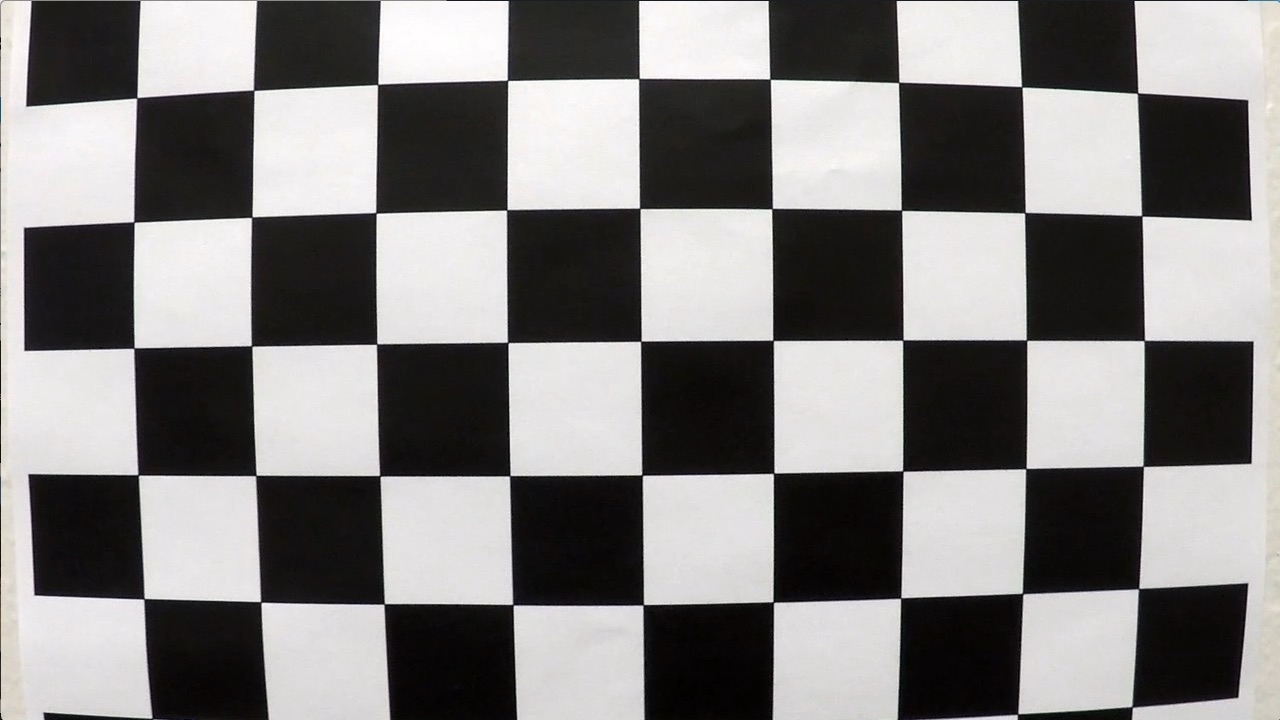
#> input picture camera_cal/calibration1.jpg, 1280 x 720 px; its folder holds only this picture in this run
$ jupyter execute --allow-errors P4_advanced_lane_detection.ipynb   (shell and % lines are left out)   (older library calls are emulated)
#> lines starting #> are read from the running program, lines starting #| are printed output that depends on the picture; after the words box and inside, x2 and y2 are one past the last pixel; in counts of white or black regions, pixels touching at a corner belong together
# Project 4:. Advanced lane detection

The goals / steps of this project are the following:

* Compute the camera calibration matrix and distortion coefficients given a set of chessboard images.
* Apply a distortion correction to raw images.
* Use color transforms, gradients, etc., to create a thresholded binary image.
* Apply a perspective transform to rectify binary image ("birds-eye view").
* Detect lane pixels and fit to find the lane boundary.
* Determine the curvature of the lane and vehicle position with respect to center.
* Warp the detected lane boundaries back onto the original image.
* Output visual display of the lane boundaries and numerical estimation of lane curvature and vehicle position.

## 1. Camera calibration
The calibration implies computing the parameters to correct the camera lens distortion. First, multiple images of a well know, plane image, typically a chessboard-like image, are taken from multiple angles. This images allow the distortion correction algorithm to detect the correct parameters for distortion correction.

[cell 1]
# Load calibration images. Show some examples (4 is ok)
# Save mtx and dist
import numpy as np
import cv2
import glob
import matplotlib.pyplot as plt

rows = 6
cols = 9

# prepare object points, like (0,0,0), (1,0,0), (2,0,0) ....,(6,5,0)
objp = np.zeros((rows*cols,3), np.float32)
objp[:,:2] = np.mgrid[0:cols, 0:rows].T.reshape(-1,2)

# Arrays to store object points and image points from all the images.
objpoints = [] # 3d points in real world space
imgpoints = [] # 2d points in image plane.

# Make a list of calibration images
images = glob.glob('camera_cal/calibration*.jpg')

# Step through the list and search for chessboard corners
for idx, fname in enumerate(images):
    img = cv2.imread(fname)
#> img is the input picture: shape (720, 1280, 3); mean B, G, R 127.8, 128.4, 130.1
    gray = cv2.cvtColor(img, cv2.COLOR_BGR2GRAY)

    # Find the chessboard corners
    ret, corners = cv2.findChessboardCorners(gray, (cols,rows), None)
#> ret = False; corners = None

    # If found, add object points, image points
    if ret == True:
        objpoints.append(objp)
        imgpoints.append(corners)

        # Draw and display the corners
        cv2.drawChessboardCorners(img, (cols,rows), corners, ret)
        #write_name = 'corners_found'+str(idx)+'.jpg'
        #cv2.imwrite(write_name, img)
        cv2.imshow('img', img)
        cv2.waitKey(500)

cv2.destroyAllWindows()

[cell 2]
# Save calibration parameters

import pickle

# Test undistortion on an image
img = cv2.imread('camera_cal/calibration3.jpg')
#> (the rest of this cell did not finish here and is left out)

## 2. Unwarp Image
Generally, camera sensors are positioned perpendicular to the road in autonomous vehicle setups. However, it is more useful to have a **bird eye** view, as if the camera were located over the road, with its sensor parallel to it. Unwarping the image implies the computation of the transformation matrix that can translate any image taken from the camera to the desired perspective, in this case, the mentioned "bird-eye" view.

For the unwarping operation, two images are required: a well known shape as taken from the camera (undistorted), and at least four coordinates of the last image in the unwarped domain.

[cell 3]
# Load original images, and unwarped coordinates
# Detect points in the original images
# Compute the transformation Matrix M, and its inverse Minv
# Save M and Minv

import pickle
import cv2
import numpy as np
import matplotlib.pyplot as plt
import matplotlib.image as mpimg

# Calibrate perspective transformation
# Four points on test image. Hand picked from testimage1.jpg
correction = 0
points_orig = np.float32([[(200, 720), (575+correction, 457), (715-correction,457), (1150, 720)]])
points_world = np.float32([[(440, 720), (440, 0), (950, 0), (950, 720)]])

M = cv2.getPerspectiveTransform(points_orig, points_world)
Minv = cv2.getPerspectiveTransform(points_world, points_orig)

perspective_pickle = {}
perspective_pickle["M"] = M
perspective_pickle["Minv"] = Minv
pickle.dump( perspective_pickle, open( "camera_cal/perspective.p", "wb" ) )
print("Saved perspective transformation matrices in: camera_cal/perspective.p" )

def birdEye(img, mtx, dist,M):

    dst = cv2.undistort(img, mtx, dist, None, mtx)

    img_size = (dst.shape[1], dst.shape[0])

    rectified = cv2.warpPerspective(dst, M, img_size, flags=cv2.INTER_LINEAR)

    return rectified

[cell 4]
# Load in the saved camera matrix and distortion coefficients
import pickle

calibration_par = 'camera_cal/calibration.p'
dist_pickle = pickle.load( open( calibration_par, "rb" ) )
#> (reads camera_cal/calibration.p from the repository)
mtx = dist_pickle["mtx"]
dist = dist_pickle["dist"]

# Load perpective matrices
perspective_mat = 'camera_cal/perspective.p'
dist_pickle = pickle.load( open( perspective_mat, "rb" ) )
M = dist_pickle["M"]
Minv = dist_pickle["Minv"]

[cell 5]
import numpy as np
import cv2
import glob

images = []
#images = glob.glob('test_images/straight_lines*.jpg')
images = glob.glob('test_images/test*.jpg')
# Step through the list and search for chessboard corners
for idx, fname in enumerate(images):
    print(fname)
    img = cv2.cvtColor(cv2.imread(fname), cv2.COLOR_BGR2RGB)
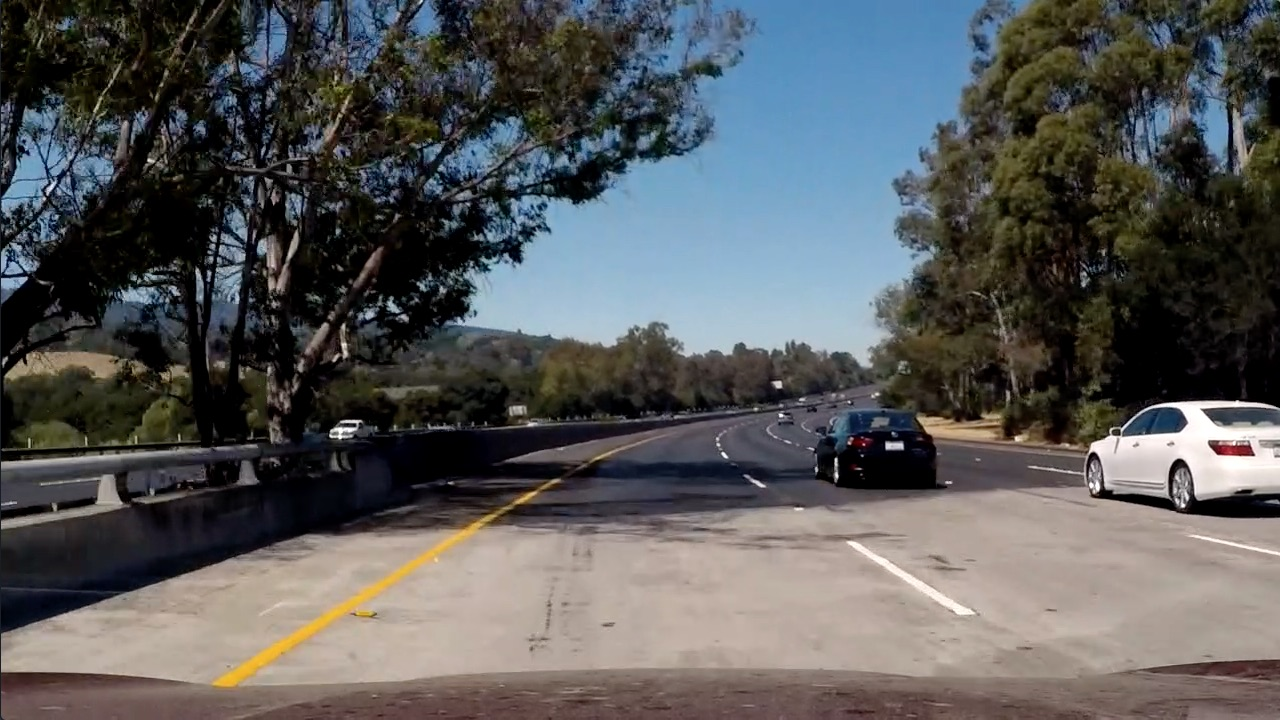
#> input picture test_images/test5.jpg, 1280 x 720 px
    top_down = birdEye(img, mtx, dist,M)
    f, (ax1, ax2) = plt.subplots(1, 2, figsize=(8, 3))
    f.tight_layout()
    ax1.imshow(img)
    ax1.set_title('Original Image', fontsize=15)
    ax2.imshow(top_down)
    ax2.set_title('Undistorted and Warped Image', fontsize=15)
    plt.subplots_adjust(left=0., right=1, top=0.9, bottom=0.)

plt.show()

## 3. Image filtering
* Color transformation
* Thresholds

[cell 6]
def abs_sobel_xy(img, sobel_kernel=3, orient='x',sxy_thresh=(0,255)):
    #gray = cv2.cvtColor(img, cv2.COLOR_RGB2GRAY)
    img = np.copy(img)
    # Take the derivative in x or y given orient = 'x' or 'y'
    if (orient == 'x'):
        sobel = cv2.Sobel(img, cv2.CV_64F, 1, 0, ksize = sobel_kernel)
    elif(orient == 'y'):
        sobel = cv2.Sobel(img, cv2.CV_64F, 0, 1, ksize = sobel_kernel)
    else:
        raise Exception("Invalid orientation")

    abs_sobel = np.absolute(sobel)   # Take the absolute value of the derivative or gradient
    scaled_sobel = np.uint8(255*abs_sobel/np.max(abs_sobel))  #Scale to 8-bit (0 - 255) then convert to type = np.uint8
    sxbinary = np.zeros_like(scaled_sobel)
    sxbinary[(scaled_sobel >= sxy_thresh[0]) & (scaled_sobel <= sxy_thresh[1])] = 1 # Create a mask of 1's

    return sxbinary

def mag_sobel(img, sobel_kernel=3, mag_thresh=(30,100)):
    img = np.copy(img)
    # Apply the following steps to img
    # 1) Convert to grayscale
    #gray = cv2.cvtColor(img, cv2.COLOR_RGB2GRAY)
    # 2) Take the gradient in x and y separately
    sobelx = cv2.Sobel(img, cv2.CV_64F, 1, 0, ksize = sobel_kernel)
    sobely = cv2.Sobel(img, cv2.CV_64F, 0, 1, ksize = sobel_kernel)
    # 3) Calculate the magnitude
    gradmag = np.sqrt(sobelx**2 + sobely**2)
    # 4) Scale to 8-bit (0 - 255) and convert to type = np.uint8
    scaled_sobel = np.uint8(255*gradmag/np.max(gradmag))
    # 5) Create a binary mask where mag thresholds are met
    sxbinary = np.zeros_like(scaled_sobel)
    sxbinary[(scaled_sobel >= mag_thresh[0]) & (scaled_sobel <= mag_thresh[1])] = 1

    return sxbinary

def dir_sobel(img, sobel_kernel=3, dir_thresh=(0.7, 1.3)):
    img = np.copy(img)
    # Apply the following steps to img
    # 1) Convert to grayscale
    #gray = cv2.cvtColor(img, cv2.COLOR_RGB2GRAY)
    # 2) Take the gradient in x and y separately
    sobelx = cv2.Sobel(img, cv2.CV_64F, 1, 0, ksize = sobel_kernel)
    sobely = cv2.Sobel(img, cv2.CV_64F, 0, 1, ksize = sobel_kernel)
    # 3) Take the absolute value of the x and y gradients
    abs_sobelx = np.absolute(sobelx)
    abs_sobely = np.absolute(sobely)
     # 4) Use np.arctan2(abs_sobely, abs_sobelx) to calculate the direction of the gradient
    directions = np.arctan2(abs_sobely, abs_sobelx)
    # 5) Create a binary mask where direction thresholds are met
    sxbinary = np.zeros_like(directions)
    sxbinary[(directions >= dir_thresh[0]) & (directions <= dir_thresh[1])] = 1

    return sxbinary

def MultiFilter(rgb,l_thresh=(170, 255), s_thresh=(170, 255), sxy_thresh=(20, 100), mag_thresh=(30,100), dir_thresh=(0.7, 1.3), debugmode = True):
    rgb = np.copy(rgb)
    gray = cv2.cvtColor(rgb, cv2.COLOR_RGB2GRAY).astype(np.float)
    # Convert to HLS color space and separate the V channel
    """
    hsv = cv2.cvtColor(img, cv2.COLOR_RGB2HSV).astype(np.float)
    l_channel = hls[:,:,0]
    s_channel = hls[:,:,1]

    # Threshold HSL channels
    s_binary = np.zeros_like(s_channel)
    s_binary[(s_channel >= s_thresh[0]) & (s_channel <= s_thresh[1])] = 1

    l_binary = np.zeros_like(l_channel)
    l_binary[(l_channel >= l_thresh[0]) & (l_channel <= l_thresh[1])] = 1

    ls_binary = np.zeros_like(l_channel)
    ls_binary[(l_binary ==1) | (s_binary == 1)] = 1
    """
    hsv = cv2.cvtColor(rgb, cv2.COLOR_RGB2HSV).astype(np.float)

    hsv1 = hsv[:,:,0]
    hsv2 = hsv[:,:,1]
    hsv3 = hsv[:,:,2]#

    # define range of blue color in HSV
    lower_blue = np.array([20,0,100])
    upper_blue = np.array([40,255,255])

    # Threshold the HSV image to get only blue colors
    yellow = cv2.inRange(hsv, lower_blue, upper_blue)

    hls = cv2.cvtColor(rgb, cv2.COLOR_RGB2HLS).astype(np.float)
    hls1 = hls[:,:,0]
    hls2 = hls[:,:,1]#
    hls3 = hls[:,:,2]

    # define range of blue color in lab
    lower_blue = np.array([0,190,0])
    upper_blue = np.array([179,255,230])

    # Threshold the lab image to get only blue colors
    white = cv2.inRange(hls, lower_blue, upper_blue)

    # Threshold Magnitude Sobel
    sobelmag_binary = mag_sobel(gray, sobel_kernel=11, mag_thresh=mag_thresh)

    # Threshold Sobel x or y
    sobelxy_binary = abs_sobel_xy(gray, sobel_kernel=11, orient='x',sxy_thresh=sxy_thresh)

     # Threshold Directional Sobel

    # Stack each channel

    if (debugmode == True):
        output = np.dstack((np.zeros_like(gray), white , yellow))*255   # np.zeros_like(gray) sobelxy_binary*255
        #output = hsv_binary
    else:
        output = np.zeros_like(sobelxy_binary)
        output[(sobelxy_binary == 1) & (sobeldir_binary == 1) | (ls_binary == 1)] = 1

    return output

[cell 7]
import cv2
import numpy as np
import matplotlib.pyplot as plt
import matplotlib.image as mpimg

fname = 'test_images/test5.jpg'
img = cv2.cvtColor(cv2.imread(fname), cv2.COLOR_BGR2RGB)
print(img.shape[0])
#| 720
print(img.shape[1])
#| 1280

top_down = birdEye(img, mtx, dist,M)

plt.imshow(top_down)
plt.show()


hsv = cv2.cvtColor(top_down, cv2.COLOR_RGB2HSV)
#> hsv: shape (720, 1280, 3); mean H, S, V 79.2, 78.1, 80.1
"""
hsv1 = hsv[:,:,0]
plt.imshow(hsv1)
plt.show()
hsv2 = hsv[:,:,1]
plt.imshow(hsv2)
plt.show()
hsv3 = hsv[:,:,2]
plt.imshow(hsv3)
plt.show()
"""

# define range of blue color in HSV
lower_blue = np.array([20,0,100])
upper_blue = np.array([40,255,255])

# Threshold the HSV image to get only blue colors
mask = cv2.inRange(hsv, lower_blue, upper_blue)
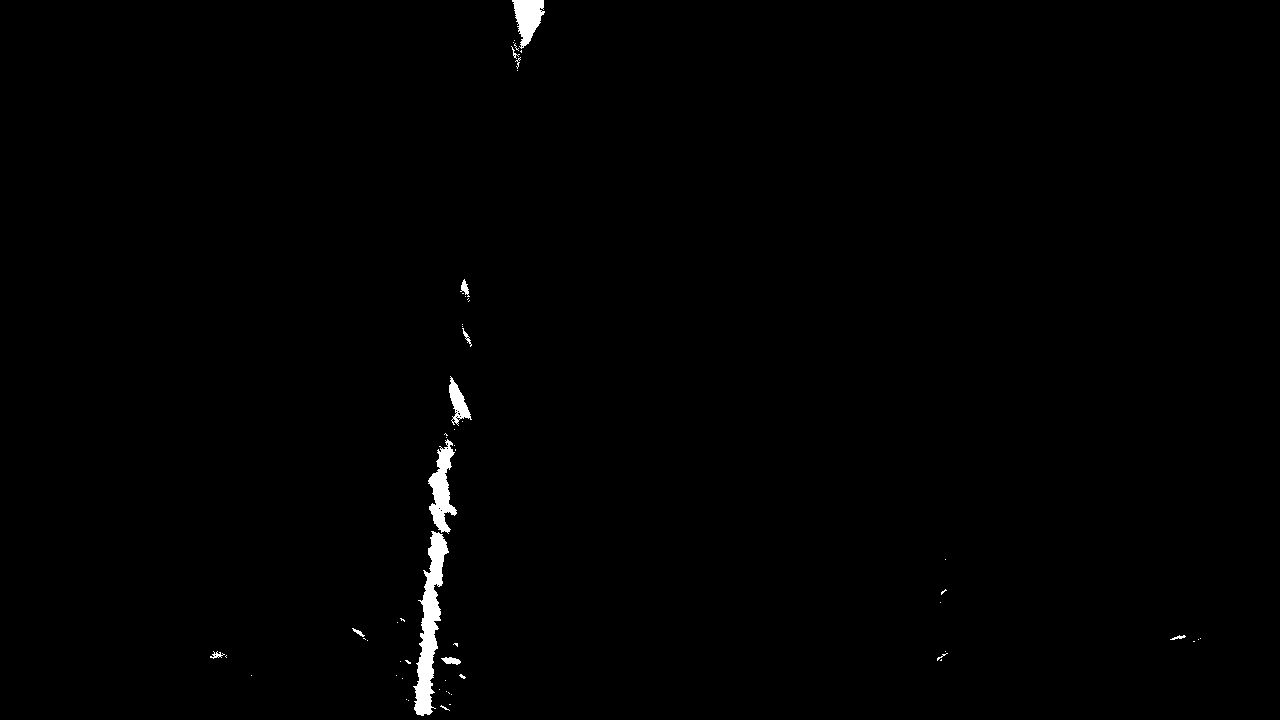
#> mask: shape (720, 1280); 0.66% white; 59 white regions (46 under 20 px), largest, box (x1, y1, x2, y2) and area: (413, 531, 449, 716) 2755, (428, 439, 457, 534) 1318, (512, 0, 545, 49) 956

# Bitwise-AND mask and original image
res = cv2.bitwise_and(top_down,top_down, mask= mask)

plt.imshow(mask)
plt.show()

hls = cv2.cvtColor(top_down, cv2.COLOR_RGB2Lab)
#> hls: shape (720, 1280, 3); mean of channels 0, 1, 2 73.5, 130.8, 126.8
"""
hls1 = hls[:,:,0]
plt.imshow(hls1)
plt.show()
hls2 = hls[:,:,1]
plt.imshow(hls2)
plt.show()
hls3 = hls[:,:,2]
plt.imshow(hls3)
plt.show()
"""

# define range of blue color in lab
#lower_blue = np.array([0,190,0])
#upper_blue = np.array([179,255,230])
lower_blue = np.array([0,0,225])
upper_blue = np.array([255,255,255])

# Threshold the lab image to get only blue colors
#> (the rest of this cell did not finish here and is left out)

[cell 8]
import numpy as np
import cv2
import glob

images = []
#images = glob.glob('test_images/straight_lines*.jpg')
images = glob.glob('test_images/test*.jpg')
# Step through the list and search for chessboard corners
for idx, fname in enumerate(images):
    print(fname)
    img = cv2.cvtColor(cv2.imread(fname), cv2.COLOR_BGR2RGB)
    top_down = birdEye(img, mtx, dist,M)
    #top_down = img
    filtered_img =  MultiFilter(top_down,l_thresh=(220, 255), s_thresh=(200, 250), sxy_thresh=(40,255), mag_thresh=(40,50), dir_thresh=(0.7, 1.3), debugmode = 1)
#> in MultiFilter, `white = cv2.inRange(hls, lower_blue, upper_blue)`: white: shape (720, 1280); 0.29% white; 22 white regions (15 under 20 px), largest, box (x1, y1, x2, y2) and area: (927, 551, 958, 662) 1655, (943, 288, 955, 333) 419, (1170, 217, 1211, 266) 226
#> in mag_sobel, `sobelx = cv2.Sobel(img, cv2.CV_64F, 1, 0, ksize = sobel_kernel)`:
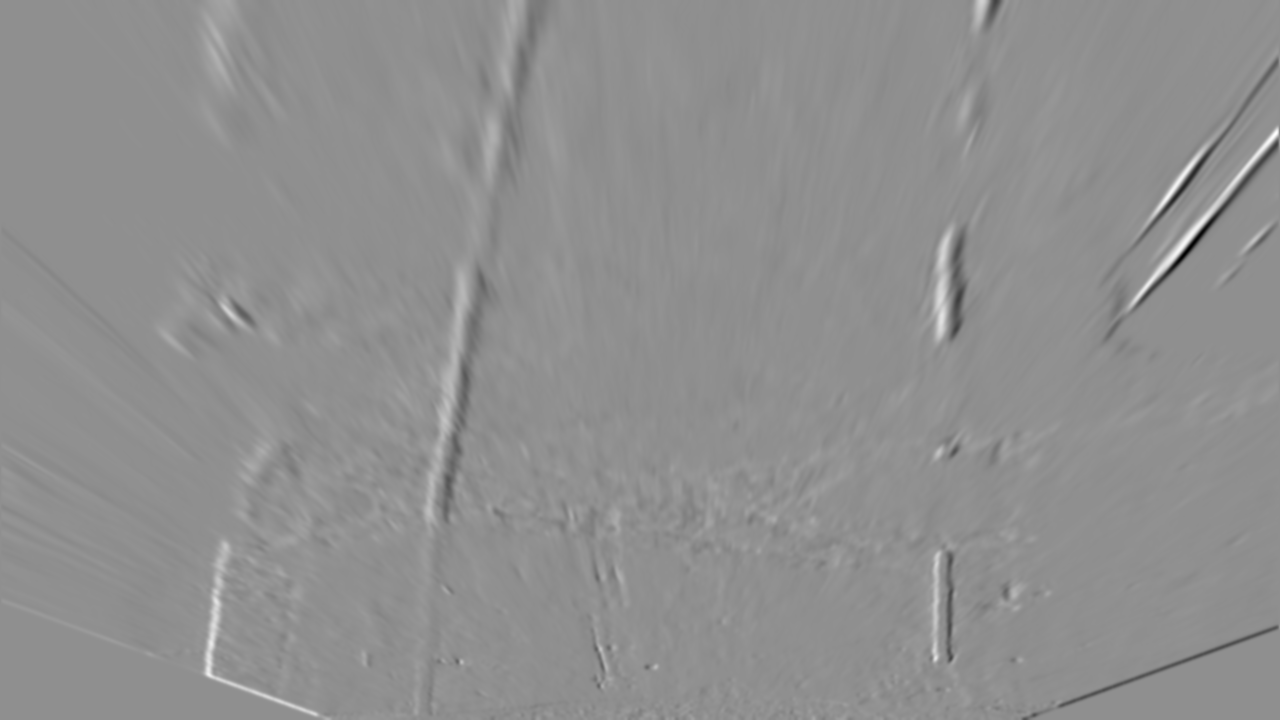
#> sobelx: shape (720, 1280) float64; min -16814338, max 13012545, mean 23538.7; drawn with min black and max white
#> in mag_sobel, `sobely = cv2.Sobel(img, cv2.CV_64F, 0, 1, ksize = sobel_kernel)`:
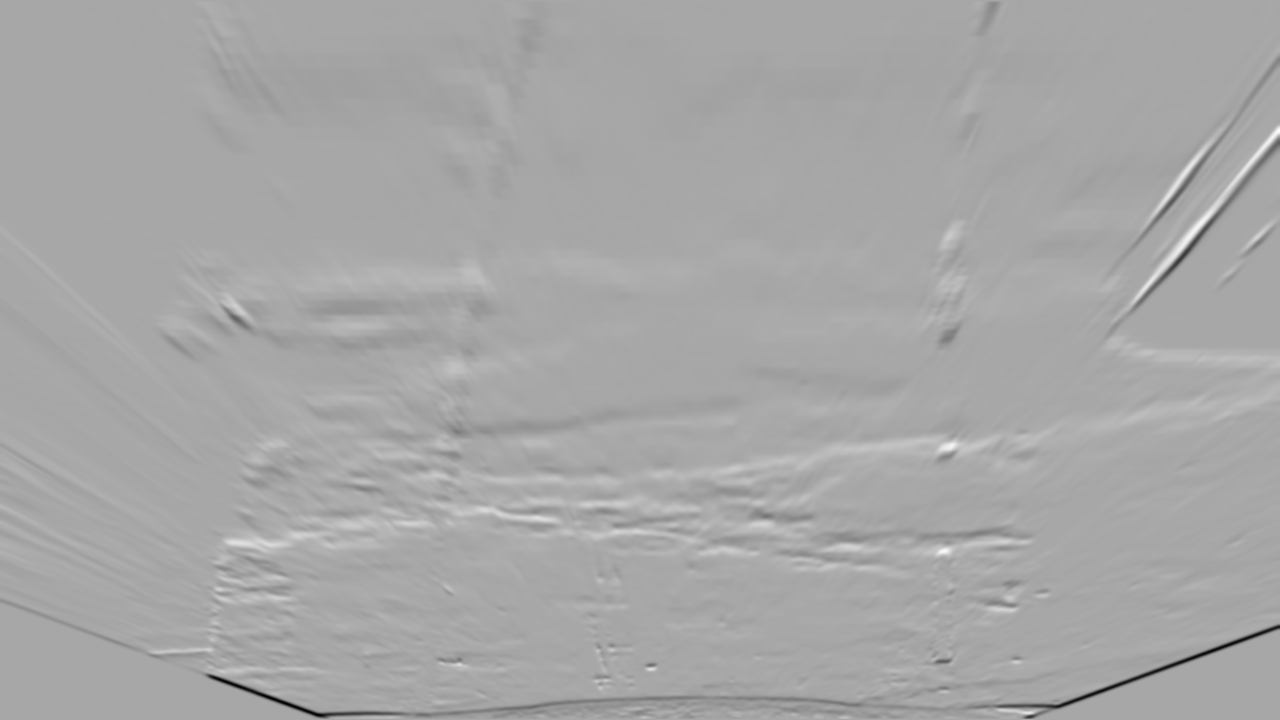
#> sobely: shape (720, 1280) float64; min -22687054, max 11863424, mean -17032.6; drawn with min black and max white
#> in MultiFilter, `sobelmag_binary = mag_sobel(gray, sobel_kernel=11, mag_thresh=mag_thre..`: sobelmag_binary: shape (720, 1280); values 0 (black) and 1 (white), 0.84% white in thin lines or dots
#> in MultiFilter, `sobelxy_binary = abs_sobel_xy(gray, sobel_kernel=11, orient='x',sxy_th..`: sobelxy_binary: shape (720, 1280); values 0 (black) and 1 (white), 2.1% white; 77 white regions (33 under 20 px), largest, box (x1, y1, x2, y2) and area: (1128, 126, 1279, 312) 3165, (203, 541, 320, 717) 1822, (1134, 58, 1279, 247) 1801
    f, (ax1, ax2) = plt.subplots(1, 2, figsize=(8, 3))
    f.tight_layout()
    ax1.imshow(top_down)
    ax1.set_title('Bird eye image', fontsize=15)
    ax2.imshow(filtered_img)
    ax2.set_title('Filtered Image', fontsize=15)
    plt.subplots_adjust(left=0., right=1, top=0.9, bottom=0.)

plt.show()
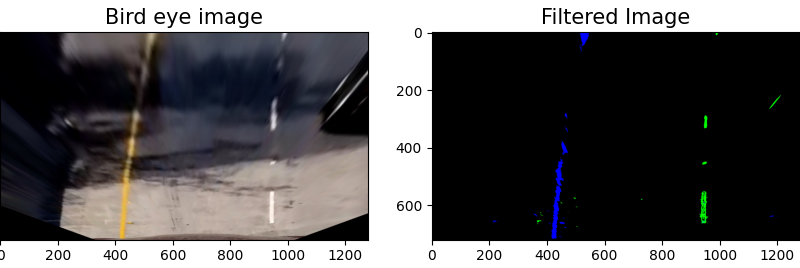
#> figure drawn by matplotlib, 2 panels
